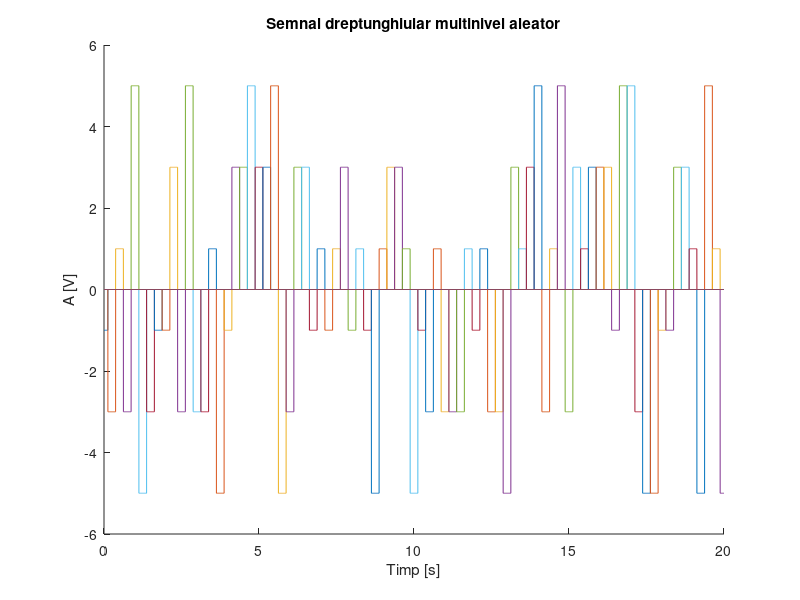

Write the MATLAB code that produced this figure.
figure(9)
hold on             % reţine graficul curent şi adaugă în aceeaşi fereastră grafică următoarele reprezentări grafice
title('Semnal dreptunghiular multinivel aleator');
xlabel('Timp [s]');
ylabel('A [V]');
nivel = [-5 -3 -1 1 3 5 ];
t= 0:0.002:20;      %rezolutia temporara de 2 ms. Daca dorim sa avem rezolutia temporara de 20 ms, respectiv 200 ms vom modifica t-ul astfel: t= 0:0.02:20, respectiv t= 0:0.2:20 
for n=0:0.25:40
    y = datasample(nivel, 1);           %cu functia datasample obtinem observatii despre vectorul niv
    plot(t, y*rectpuls(t-n, 0.25))      %functia rectpuls genereaza un impuls unitate dreptunghiular de durata 1/4
end
